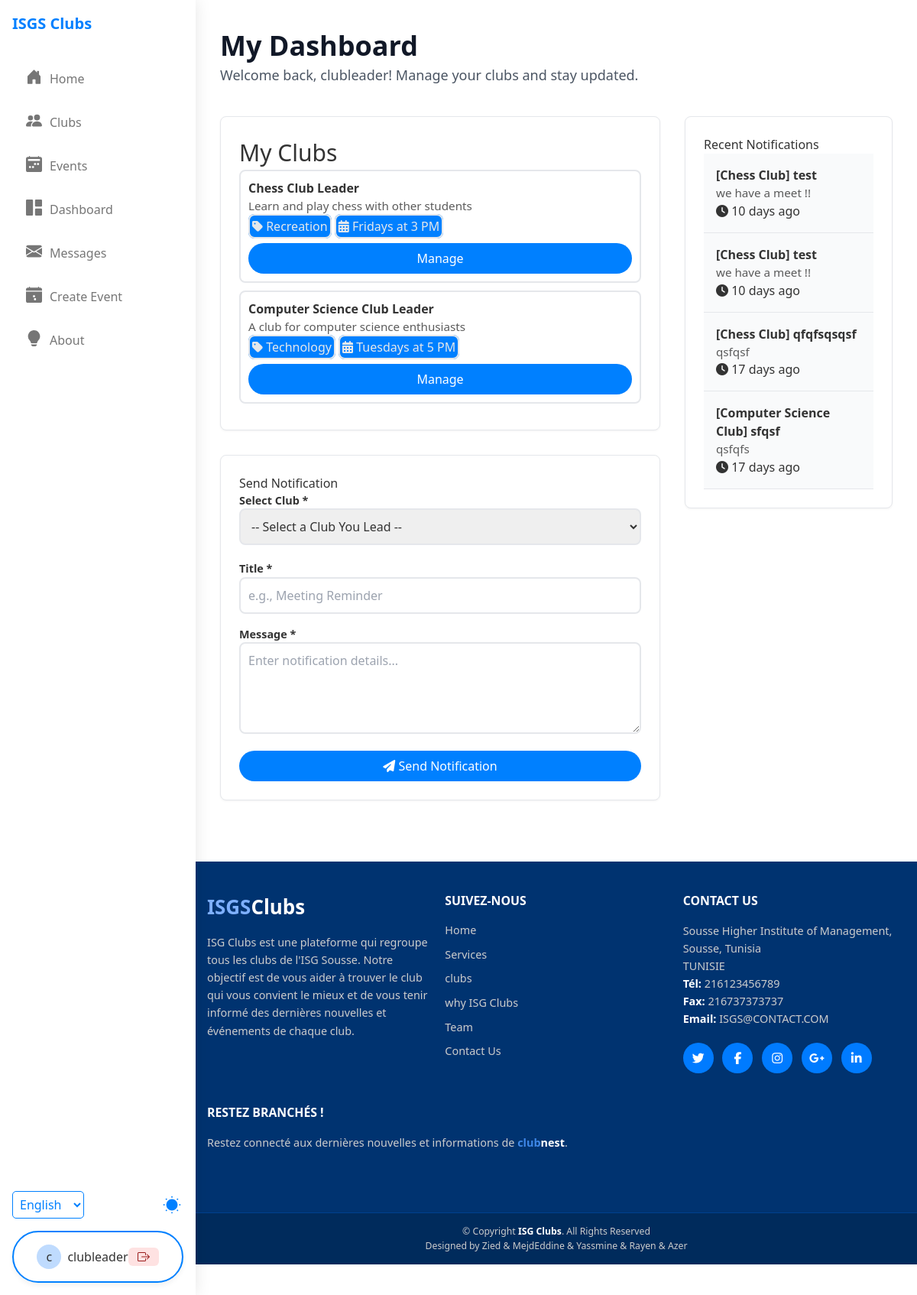
The app's page /dashboard.php (signed in) with its own data.
### tables this page shows
CREATE TABLE `club_members` (
  `id` int(11) NOT NULL,
  `user_id` int(11) NOT NULL,
  `club_id` int(11) NOT NULL,
  `role` enum('member','leader','pending') NOT NULL DEFAULT 'pending',
  `joined_at` timestamp NOT NULL DEFAULT current_timestamp()
);

CREATE TABLE `clubs` (
  `id` int(11) NOT NULL,
  `name` varchar(100) NOT NULL,
  `description` text DEFAULT NULL,
  `category` varchar(50) NOT NULL,
  `meeting_schedule` varchar(100) DEFAULT NULL,
  `status` enum('pending','active','rejected') NOT NULL DEFAULT 'pending',
  `proposed_by_user_id` int(11) DEFAULT NULL COMMENT 'User ID who submitted the request',
  `created_at` timestamp NOT NULL DEFAULT current_timestamp()
);

CREATE TABLE `notifications` (
  `id` int(11) NOT NULL,
  `user_id` int(11) NOT NULL,
  `title` varchar(100) NOT NULL,
  `message` text NOT NULL,
  `is_read` tinyint(1) DEFAULT 0,
  `created_at` timestamp NOT NULL DEFAULT current_timestamp()
);

### config/database.php (called while the page is built, shortened)
<?php
$host = 'localhost';
$dbname = 'clubnest';
$username = 'root';
$password = '';
try {
    $pdo = new PDO("mysql:host=$host;dbname=$dbname", $username, $password);
    $pdo->setAttribute(PDO::ATTR_ERRMODE, PDO::ERRMODE_EXCEPTION);
    $pdo->setAttribute(PDO::ATTR_DEFAULT_FETCH_MODE, PDO::FETCH_ASSOC);
} catch (PDOException $e) {
    die("Database connection failed: " . $e->getMessage());
}
function getUserNotifications($userId)
{
    global $pdo;
    $query = "SELECT * FROM notifications WHERE user_id = :user_id ORDER BY created_at DESC";
    $stmt = $pdo->prepare($query);
    $stmt->bindParam(':user_id', $userId);
    $stmt->execute();
    return $stmt->fetchAll();
}
?>

### dashboard.php (the view, shortened to what this page needs)
<?php
require_once 'config/database.php';
$userId = $_SESSION['user']['id'];
$username = $_SESSION['user']['username'] ?? 'User';
$userRole = $_SESSION['user']['role'] ?? 'student';
function format_time_ago($datetime, $full = false) {
    try {
        $now = new DateTime;
        $timestamp = strtotime($datetime);
        $ago = new DateTime('@'.$timestamp);
        $diff = $now->diff($ago);
        $string = ['y'=>'year','m'=>'month','d'=>'day','h'=>'hour','i'=>'minute','s'=>'second'];
        foreach ($string as $k=>&$v){
            if(property_exists($diff, $k)){
                if($diff->$k) $v=$diff->$k.' '.$v.($diff->$k>1?'s':'');
                else unset($string[$k]);
            } else unset($string[$k]);
        }
        if(!$full)$string=array_slice($string,0,1);
        return $string?implode(', ',$string).' ago':'just now';
    } catch(Exception $e){
        error_log("Time format err ('{$datetime}'): ".$e->getMessage());
        $ts=strtotime($datetime);
        return $ts?date('M j, Y g:i a',$ts):'Invalid date';
    }
}
$userClubs = [];
$notifications = [];
try {
    $queryClubs = "SELECT c.id, c.name, c.description, c.category, c.meeting_schedule, c.status, cm.role as member_role
                   FROM clubs c
                   JOIN club_members cm ON c.id = cm.club_id
                   WHERE cm.user_id = :user_id
                   ORDER BY c.name ASC";
    $stmtClubs = $pdo->prepare($queryClubs);
    $stmtClubs->bindParam(':user_id', $userId, PDO::PARAM_INT);
    $stmtClubs->execute();
    $userClubs = $stmtClubs->fetchAll(PDO::FETCH_ASSOC);
} catch (Exception $e) {
    error_log("Error fetching user clubs for dashboard: " . $e->getMessage());
    $pageError = "Could not load your club information.";
}
if (function_exists('getUserNotifications')) {
    $notifications = getUserNotifications($userId);
}
$ledClubs = array_filter($userClubs, function($club) {
    return $club['member_role'] === 'leader';
});
include_once 'header.php';
?>
<main class="main-content dashboard-container py-10">
    <div class="dashboard-wrapper max-w-7xl mx-auto px-4 sm:px-6 lg:px-8">
        <div class="dashboard-header mb-10">
            <h1 class="text-3xl md:text-4xl font-bold text-gray-900 mb-1">My Dashboard</h1>
            <p class="text-lg text-gray-600">
                Welcome back, <?php echo htmlspecialchars($username); ?>! Manage your clubs and stay updated.
            </p>
        </div>
        <div class="grid grid-cols-1 lg:grid-cols-3 gap-8">
            <div class="lg:col-span-2 space-y-8">
                <section class="card dashboard-section">
                    <h2 class="section-heading" style="font-size: 30px; font-weight:500;">My Clubs</h2>
                    <?php if (count($userClubs) > 0): ?>
                        <div class="list-container">
                            <?php foreach ($userClubs as $club): ?>
                                <div class=" club-list-item hover:bg-gray-50" style="width: 100%; margin-bottom:10px; border: 2px solid var(--border-color);border-radius: 0.5rem;padding:10px;">
                                    <div class="item-main">
                                        <strong class="item-title">
                                            <?php echo htmlspecialchars($club['name'] ?? 'Unnamed Club'); ?>
                                            <?php if (($club['member_role'] ?? '') === 'leader'): ?>
                                                <span class="role-badge leader-badge">Leader</span>
                                            <?php else: ?>
                                                <span class="role-badge member-badge">Member</span>
                                            <?php endif; ?>
                                        </strong>
                                        <p class="item-description">
                                            <?php $desc=$club['description']??''; echo htmlspecialchars(substr($desc,0,100)).(strlen($desc)>100?'...':''); ?>
                                        </p>
                                        <div class="item-meta-tags" style="margin-top: 3px;">
                                            <?php if (!empty($club['category'])): ?>
                                                <span class="item-meta" style="background-color:var(--primary-color); color:var(--border-color); width: 100%; border: 2px solid var(--border-color);border-radius: 0.5rem;padding:3px;"><i class="fas fa-tag" ></i> <?php echo htmlspecialchars($club['category']); ?></span>
                                            <?php endif; ?>
                                            <?php if (!empty($club['meeting_schedule'])): ?>
                                                <span class="item-meta" style="background-color:var(--primary-color); color:var(--border-color); width: 100%; border: 2px solid var(--border-color);border-radius: 0.5rem;padding:3px;"><i class="fas fa-calendar-alt"></i> <?php echo htmlspecialchars($club['meeting_schedule']); ?></span>
                                            <?php endif; ?>
                                        </div>
                                    </div>
                                    <div class="item-action">
                                        <a href="<?php echo ($club['member_role'] === 'leader' ? 'manage-club.php?id=' : 'club-detail.php?id='); ?><?php echo $club['id']; ?>"
                                           class="btn btn-primary">
                                            <?php echo ($club['member_role'] === 'leader') ? 'Manage' : 'View Club'; ?>
                                        </a>
                                    </div>
                                </div>
                            <?php endforeach; ?>
                        </div>
                    <?php endif; ?>
                </section>
                <?php if ($userRole === 'club_leader' || $userRole === 'admin'):  ?>
                    <?php if (count($ledClubs) > 0):  ?>
                        <section class="card dashboard-section">
                            <h2 class="section-heading">Send Notification</h2>
                            <form method="POST" action="dashboard.php" class="space-y-4 dashboard-form">
                                <div class="form-group">
                                    <label for="club_id" class="form-label">Select Club <span class="required">*</span></label>
                                    <select name="club_id" id="club_id" class="form-input" style="width: 100%; border: 2px solid var(--border-color);border-radius: 0.5rem;padding:10px;" required>
                                        <option value="">-- Select a Club You Lead --</option>
                                    </select>
                                </div>
                                <div class="form-group"><label for="notification_title" class="form-label">Title <span class="required">*</span></label><input type="text" id="notification_title" name="notification_title" class="form-input" placeholder="e.g., Meeting Reminder" style="width: 100%; border: 2px solid var(--border-color);border-radius: 0.5rem;padding:10px;" required></div>
                                <div class="form-group"><label for="notification_message" class="form-label">Message <span class="required">*</span></label><textarea id="notification_message" name="notification_message" class="form-textarea" rows="4" placeholder="Enter notification details..." style="width: 100%; border: 2px solid var(--border-color);border-radius: 0.5rem;padding:10px;" required></textarea></div>
                                <div class="form-actions"><button type="submit" name="send_notification" class="btn btn-primary"><i class="fas fa-paper-plane"></i> Send Notification</button></div>
                            </form>
                        </section>
                    <?php endif;  ?>
                <?php endif;  ?>
            </div>
            <div class="space-y-8">
                <section class="card dashboard-section">
                    <h2 class="section-heading">Recent Notifications</h2>
                    <?php if (count($notifications) > 0): ?>
                        <div class="list-container notifications-list max-h-96 overflow-y-auto">
                            <?php foreach ($notifications as $index => $notification): ?>
                                <div class="list-item notification-list-item <?php echo !($notification['is_read'] ?? false) ? 'unread' : ''; ?>"> <div class="item-main"> <strong class="item-title notification-title"><?php echo htmlspecialchars($notification['title'] ?? ''); ?></strong> <p class="item-description notification-message"><?php echo htmlspecialchars($notification['message'] ?? ''); ?></p> </div> <span class="item-meta notification-time"><i class="fas fa-clock"></i> <?php echo format_time_ago($notification['created_at'] ?? ''); ?></span> </div>
                            <?php endforeach; ?>
                        </div>
                    <?php else: ?>
                         <div class="empty-list-message"><i class="fas fa-bell-slash icon-large"></i><p>No notifications yet.</p></div>
                    <?php endif; ?>
                </section>
            </div>
        </div>
    </div>
    <?php include 'footer.php'; ?>
</main>
</body>
</html>

### styles.css (style rules this page uses)
* { margin: 0; padding: 0; box-sizing: border-box; }
body { font-family: sans-serif; background-color: #f0f2f5; display: flex; justify-content: center; align-items: center; min-height: 100vh; color: #333; }
.form-group { margin-bottom: 20px; }
label { display: block; font-size: 0.9em; font-weight: 600; color: #333; }

### styles2.css (style rules this page uses)
:root { --primary-color: hsl(210 100% 50%); --background-color: #ffffff; --text-color: #333333; --border-color: #e5e7eb; }
body { margin: 0; font-family: Arial, sans-serif; background-color: var(--background-color); color: var(--text-color); }
.btn { display: block; width: 100%; padding: 0.5rem 1rem; border-radius: 9999px; text-align: center; text-decoration: none; margin-top: 10px; transition: background-color 0.2s ease; }
.btn-primary { background-color: var(--primary-color); color: #ffffff; }
.main-content { margin-left: 256px; }
.card { background-color: var(--background-color); border: 1px solid var(--border-color); border-radius: 0.5rem; padding: 1.5rem; box-shadow: 0 4px 6px rgba(0, 0, 0, 0.05); transition: box-shadow 0.2s ease, transform 0.2s ease; }
.card p, .card-description { color: var(--text-color); opacity: 0.8; font-size: 0.95rem; line-height: 1.5; }
.card { background-color: var(--background-color); border: 1px solid var(--border-color); border-radius: 8px; box-shadow: 0 1px 3px rgba(0,0,0,0.05); }

### dashboard.php (style rules this page uses)
.notifications-list { max-height: 700px; overflow-y: auto; }
.notification-title { font-weight: bold; }
.notification-list-item { padding: 1rem; border-bottom: 1px solid #e5e7eb; }
.notification-list-item.unread { background-color: #f9fafb; }

### records on screen
club_members: club.name "Chess Club", role "Leader", club.description "Learn and play chess with other students", club.category "Recreation", club.meeting_schedule "Fridays at 3 PM"
club_members: club.name "Computer Science Club", role "Leader", club.description "A club for computer science enthusiasts", club.category "Technology", club.meeting_schedule "Tuesdays at 5 PM"
notifications: title "[Chess Club] test", message "we have a meet !!", created_at "10 days ago"
notifications: title "[Chess Club] test", message "we have a meet !!", created_at "10 days ago"
notifications: title "[Chess Club] qfqfsqsqsf", message "qsfqsf", created_at "17 days ago"
notifications: title "[Computer Science Club] sfqsf", message "qsfqfs", created_at "17 days ago"

### other values on screen
substr($_SESSION['user']['username'], 0, 1) "c"
$_SESSION['user']['username'] "clubleader"
$username "clubleader"
